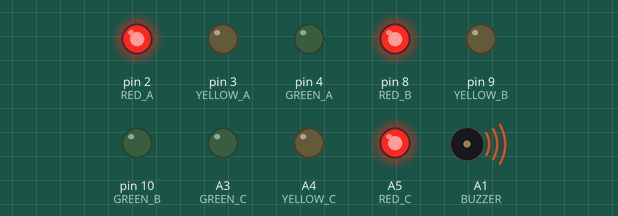
Recording of a sketch running on a simulated Arduino Uno, built with avr-gcc and run on an emulated ATmega328P. On the bench: output pins drawn as LEDs (lit = HIGH), buzzer (waves = sounding).

Above: at 0.1 s.
At 5.17 s:
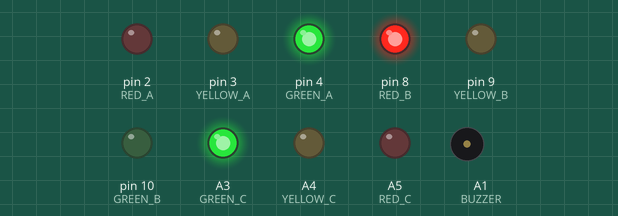
At 10.17 s:
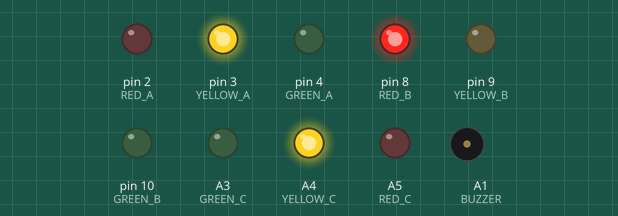
At 19.67 s:
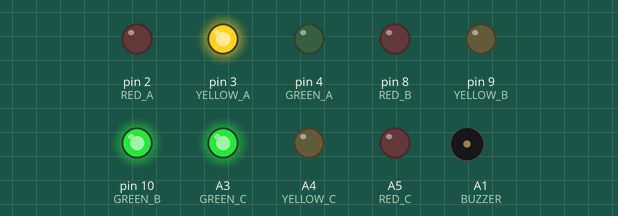
At 29.17 s:
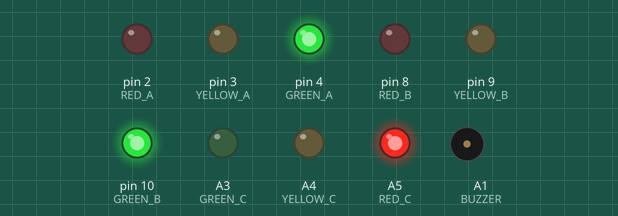
At 39.17 s:
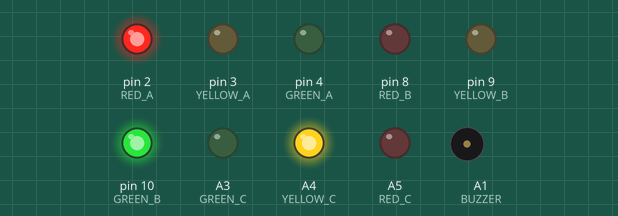
Timing chart, 0 to 40.0 s (numbered marks = the images above):
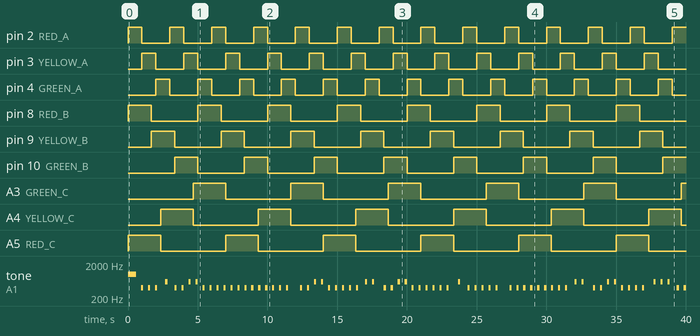

Measured:
- by itself, pin 2 (RED_A), pin 3 (YELLOW_A), pin 4 (GREEN_A): alternates HIGH for 1.0 s and LOW for 2.0 s
- by itself, pin 8 (RED_B), pin 9 (YELLOW_B), pin 10 (GREEN_B): alternates HIGH for 1.7 s and LOW for 3.3 s
- by itself, A3 (GREEN_C), A4 (YELLOW_C), A5 (RED_C): alternates HIGH for 2.3 s and LOW for 4.7 s
- by itself, tone on A1 (BUZZER): plays 1000 Hz for 0.60 s, 400 Hz for 0.15 s, 400 Hz for 0.15 s, 400 Hz for 0.15 s, 600 Hz for 0.15 s, 400 Hz for 0.15 s … (73 notes in this stretch)

The sketch:

traffic_light_controller.ino
```cpp
// (licence header left out)
const int RED_A = 2;
const int YELLOW_A = 3;
const int GREEN_A = 4;

const int RED_B = 8;
const int YELLOW_B = 9;
const int GREEN_B = 10;

const int GREEN_C = A3;
const int YELLOW_C = A4;
const int RED_C = A5;

const int BUZZER = A1;

const unsigned long PERIOD_A = 3000;   // 3.0s Signal Cycle (mod 3)
const unsigned long PERIOD_B = 5000;   // 5.0s Signal Cycle (mod 5)
const unsigned long PERIOD_C = 7000;   // 7.0s Signal Cycle (mod 7)
const unsigned long MASTER_CYCLE = 105000; // 105.0s Hyperperiod LCM (CRT Convergence at t=23s)

const int RED_FREQ = 400;
const int YELLOW_FREQ = 600;
const int GREEN_FREQ = 800;
const int SYNC_FREQ = 1000;

const unsigned long BEEP_ON_TIME = 150;
const unsigned long BEEP_OFF_TIME = 350;
const unsigned long SYNC_TIME = 600;

unsigned long lastMillis = 0;
unsigned long lastSyncCycle = 0;
unsigned long beepTimer = 0;
unsigned long syncEndTime = 0;

bool beepState = false;
bool syncActive = false;

int currentBuzzerState = -1;

void setup() {
  pinMode(RED_A, OUTPUT);
  pinMode(YELLOW_A, OUTPUT);
  pinMode(GREEN_A, OUTPUT);

  pinMode(RED_B, OUTPUT);
  pinMode(YELLOW_B, OUTPUT);
  pinMode(GREEN_B, OUTPUT);

  pinMode(RED_C, OUTPUT);
  pinMode(YELLOW_C, OUTPUT);
  pinMode(GREEN_C, OUTPUT);

  pinMode(BUZZER, OUTPUT);

  setAllRed();

  tone(BUZZER, SYNC_FREQ);
  syncActive = true;
  syncEndTime = millis() + SYNC_TIME;

  lastMillis = millis();
  beepTimer = millis();
}

void loop() {
  unsigned long currentMillis = millis();

  unsigned long phaseA = currentMillis % PERIOD_A;
  unsigned long phaseB = currentMillis % PERIOD_B;
  unsigned long phaseC = currentMillis % PERIOD_C;

  int stateA = updateLightA(phaseA);
  int stateB = updateLightB(phaseB);
  int stateC = updateLightC(phaseC);

  unsigned long currentCycle = currentMillis / MASTER_CYCLE;

  if (currentCycle > lastSyncCycle) {
    lastSyncCycle = currentCycle;

    tone(BUZZER, SYNC_FREQ);
    syncActive = true;
    syncEndTime = currentMillis + SYNC_TIME;

    beepState = false;
  }

  if (syncActive) {
    if (currentMillis >= syncEndTime) {
      noTone(BUZZER);
      syncActive = false;
      beepTimer = currentMillis;
      beepState = false;
      currentBuzzerState = -1;
    }
    return;
  }

  int newBuzzerState = getBuzzerState(stateA, stateB, stateC);

  if (newBuzzerState != currentBuzzerState) {
    currentBuzzerState = newBuzzerState;
    noTone(BUZZER);
    beepState = false;
    beepTimer = currentMillis;
  }

  if (!beepState) {
    if (currentMillis - beepTimer >= BEEP_OFF_TIME) {

      if (currentBuzzerState == 0) {
        tone(BUZZER, RED_FREQ);
      }
      else if (currentBuzzerState == 1) {
        tone(BUZZER, YELLOW_FREQ);
      }
      else {
        tone(BUZZER, GREEN_FREQ);
      }

      beepState = true;
      beepTimer = currentMillis;
    }
  }
  else {
    if (currentMillis - beepTimer >= BEEP_ON_TIME) {
      noTone(BUZZER);
      beepState = false;
      beepTimer = currentMillis;
    }
  }
}

int updateLightA(unsigned long phase) {
  if (phase < 1000) {
    digitalWrite(RED_A, HIGH);
    digitalWrite(YELLOW_A, LOW);
    digitalWrite(GREEN_A, LOW);
    return 0;
  }
  else if (phase < 2000) {
    digitalWrite(RED_A, LOW);
    digitalWrite(YELLOW_A, HIGH);
    digitalWrite(GREEN_A, LOW);
    return 1;
  }
  else {
    digitalWrite(RED_A, LOW);
    digitalWrite(YELLOW_A, LOW);
    digitalWrite(GREEN_A, HIGH);
    return 2;
  }
}

int updateLightB(unsigned long phase) {
  if (phase < 1667) {
    digitalWrite(RED_B, HIGH);
    digitalWrite(YELLOW_B, LOW);
    digitalWrite(GREEN_B, LOW);
    return 0;
  }
  else if (phase < 3333) {
    digitalWrite(RED_B, LOW);
    digitalWrite(YELLOW_B, HIGH);
    digitalWrite(GREEN_B, LOW);
    return 1;
  }
  else {
    digitalWrite(RED_B, LOW);
    digitalWrite(YELLOW_B, LOW);
    digitalWrite(GREEN_B, HIGH);
    return 2;
  }
}

int updateLightC(unsigned long phase) {
  if (phase < 2333) {
    digitalWrite(RED_C, HIGH);
    digitalWrite(YELLOW_C, LOW);
    digitalWrite(GREEN_C, LOW);
    return 0;
  }
  else if (phase < 4667) {
    digitalWrite(RED_C, LOW);
    digitalWrite(YELLOW_C, HIGH);
    digitalWrite(GREEN_C, LOW);
    return 1;
  }
  else {
    digitalWrite(RED_C, LOW);
    digitalWrite(YELLOW_C, LOW);
    digitalWrite(GREEN_C, HIGH);
    return 2;
  }
}

int getBuzzerState(int stateA, int stateB, int stateC) {
  if (stateA == 0 || stateB == 0 || stateC == 0) {
    return 0;
  }

  if (stateA == 1 || stateB == 1 || stateC == 1) {
    return 1;
  }

  return 2;
}

void setAllRed() {
  digitalWrite(RED_A, HIGH);
  digitalWrite(YELLOW_A, LOW);
  digitalWrite(GREEN_A, LOW);

  digitalWrite(RED_B, HIGH);
  digitalWrite(YELLOW_B, LOW);
  digitalWrite(GREEN_B, LOW);

  digitalWrite(RED_C, HIGH);
  digitalWrite(YELLOW_C, LOW);
  digitalWrite(GREEN_C, LOW);
}
```
